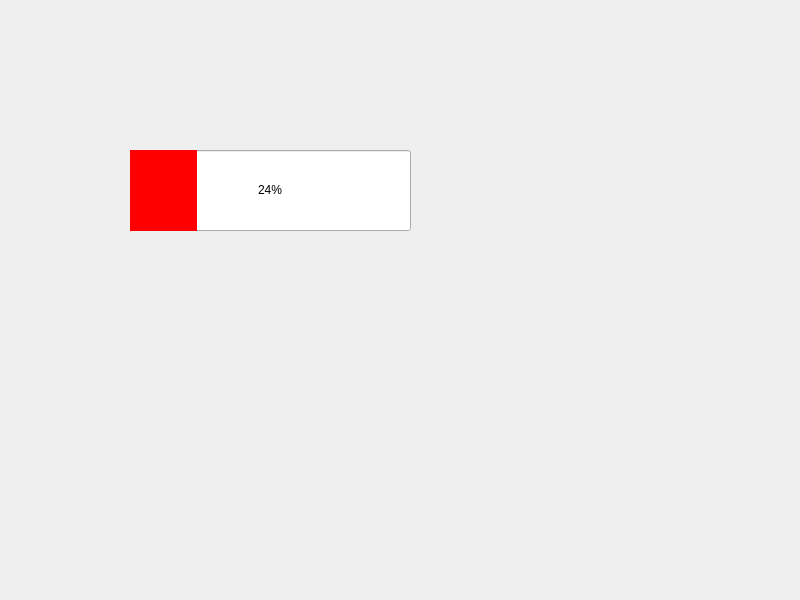
<?xml version="1.0" encoding="UTF-8"?>
<ui version="4.0">
 <class>Widget</class>
 <widget class="QWidget" name="Widget">
  <property name="geometry">
   <rect>
    <x>0</x>
    <y>0</y>
    <width>800</width>
    <height>600</height>
   </rect>
  </property>
  <property name="windowTitle">
   <string>Widget</string>
  </property>
  <widget class="QProgressBar" name="progressBar">
   <property name="geometry">
    <rect>
     <x>130</x>
     <y>150</y>
     <width>281</width>
     <height>81</height>
    </rect>
   </property>
   <property name="styleSheet">
    <string notr="true">QProgressBar::chunk {background-color:red;}

</string>
   </property>
   <property name="value">
    <number>24</number>
   </property>
   <property name="alignment">
    <set>Qt::AlignCenter</set>
   </property>
  </widget>
 </widget>
 <resources/>
 <connections/>
</ui>
